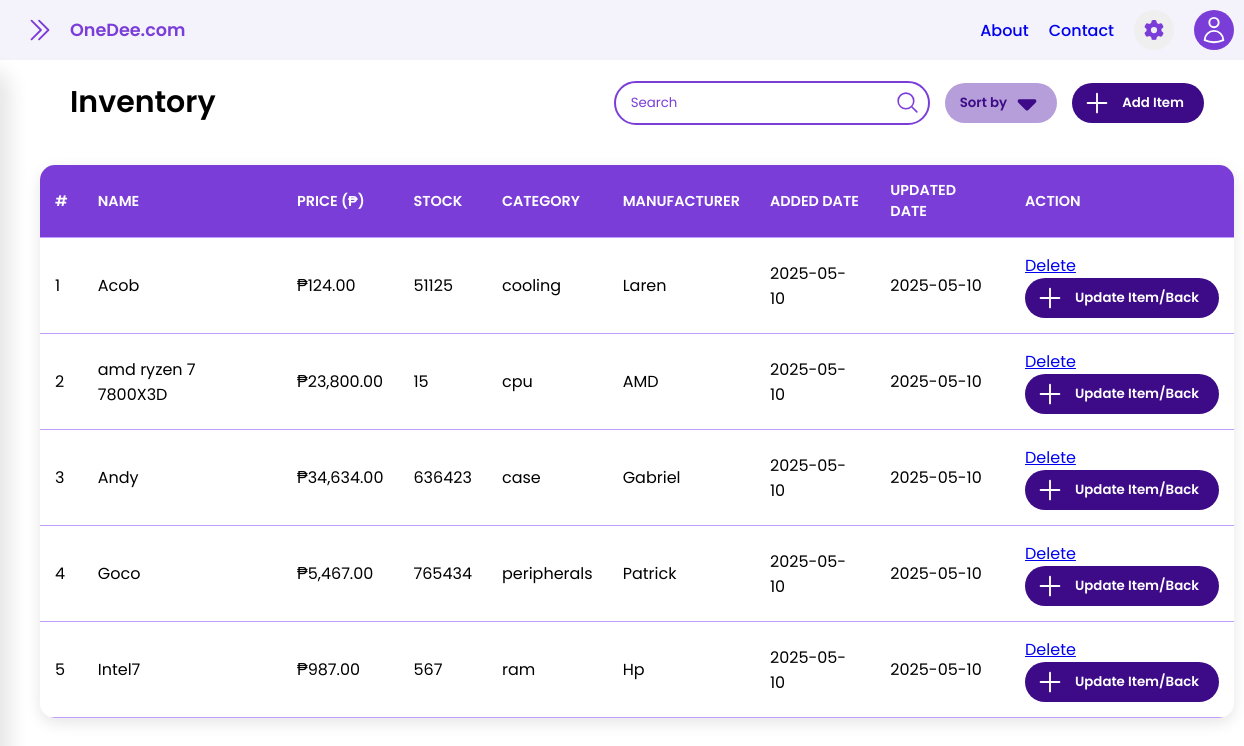
Before: / with the older database file.
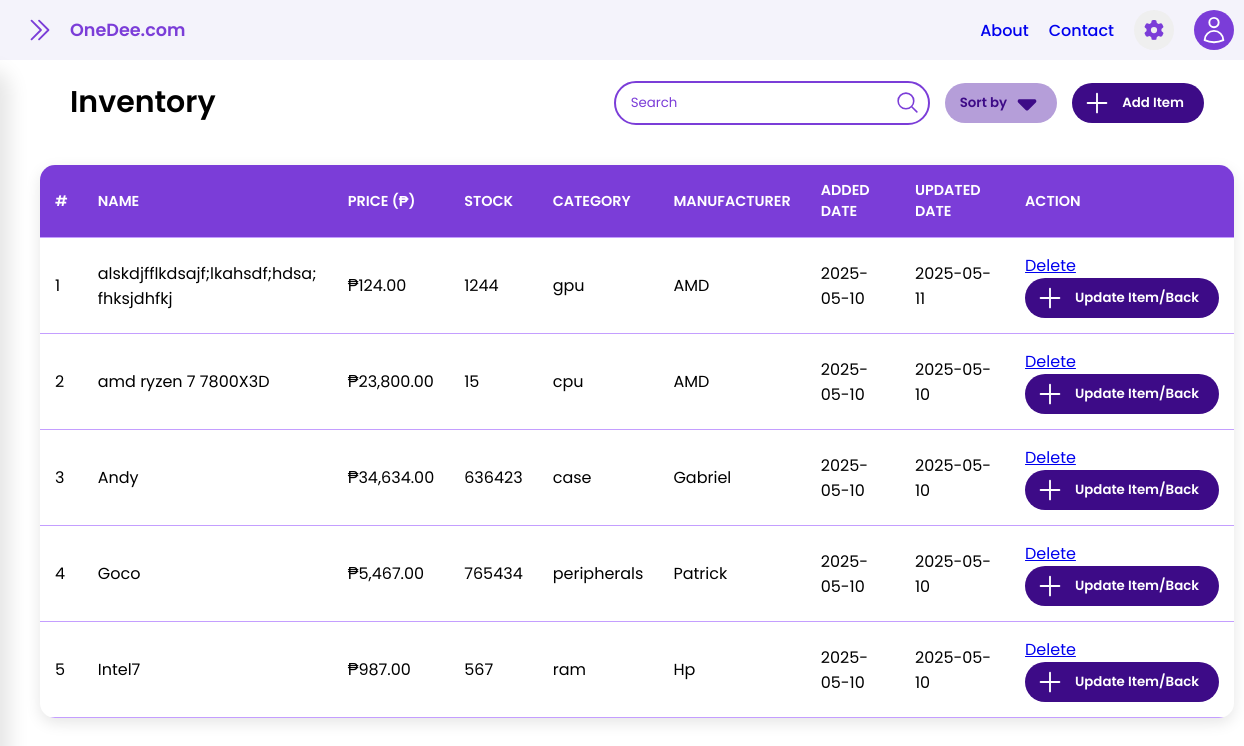
After: the same page with the newer database file.
### website/models.py (models this page shows)
class Product(db.Model):
    id = db.Column(db.Integer, primary_key=True)
    product_name = db.Column(db.String(150), nullable=False)
    price = db.Column(db.Integer, nullable=False)
    stock = db.Column(db.Integer, nullable=False)
    manufacturer = db.Column(db.String(30), nullable=False)
    category = db.Column(db.String(50), nullable=False)
    date_created = db.Column(db.DateTime, default=datetime.utcnow)
    date_updated = db.Column(db.DateTime, default=datetime.utcnow, onupdate=datetime.utcnow)

### website/views.py (the view)
@views.route('/', methods=['POST', 'GET'])
def home():
        if request.method == 'POST':
            id = request.form.get('id')
            product_name = request.form['product_name']
            price = request.form['price']
            stock = request.form['stock']
            manufacturer = request.form['manufacturer']
            category = request.form['category']
            existing_product = Product.query.filter_by(product_name=product_name).first()
            if existing_product:
                flash('Product already exists!.', category='error')
                return redirect('/')
            else:
                new_product = Product(id=id, product_name=product_name, price=price, stock=stock, manufacturer=manufacturer, category=category)
                try:
                    db.session.add(new_product)
                    db.session.commit()
                    flash('Product added successfully!', category='success')
                    return redirect('/')
                except:
                    return "There was an issue adding your product"
        else:
            products = Product.query.order_by(Product.date_created).all()
            for product in products:
                product.price = format_price(product.price)
            return render_template("Inventory.html", products=products)

### website/views.py (called while the page is built)
def format_price(price):
    return f"₱{float(price):,.2f}"

### website/templates/Inventory.html (shortened to what this page needs)
<!DOCTYPE html>
<html lang="en">
<head>
  <link rel="stylesheet" href="{{ url_for('static', filename='src/base-style.css') }}">
  <link rel="stylesheet" href="{{ url_for('static', filename='src/inventory-style.css') }}">
</head>
<body>
  <nav class="header">
    <section class="left-section">
      <div id="side-bar-button">
        <svg xmlns="http://www.w3.org/2000/svg" fill="none" viewBox="0 0 24 24" stroke-width="1.5" stroke="currentColor"
          class="size-6">
          <path stroke-linecap="round" stroke-linejoin="round" d="m5.25 4.5 7.5 7.5-7.5 7.5m6-15 7.5 7.5-7.5 7.5" />
        </svg>
      </div>
      <p>OneDee.com</p>
    </section>
    <section class="right-section">
      <ul>
        <li><a href="#">About</a></li>
        <li><a href="#">Contact</a></li>
      </ul>
      <button>
      </button>
      <div class="user-profile">
      </div>
    </section>
  </nav>
  <div class="body-container">
    <main id="main-content">
      <section class="main-top">
        <div class="main-top-left">
          <p>Inventory</p>
        </div>
        <div class="main-top-right">
          <div class="search-container">
            <svg xmlns="http://www.w3.org/2000/svg" fill="none" viewBox="0 0 24 24" stroke-width="1.5"
              stroke="currentColor" class="size-6">
              <path stroke-linecap="round" stroke-linejoin="round"
                d="m21 21-5.197-5.197m0 0A7.5 7.5 0 1 0 5.196 5.196a7.5 7.5 0 0 0 10.607 10.607Z" />
            </svg>
            <input id="search-input" type="text" placeholder="Search">
          </div>
          <button id="sort-button">
            <p>Sort by</p>
          </button>
          <button id="add-item">
            <svg xmlns="http://www.w3.org/2000/svg" fill="none" viewBox="0 0 24 24" stroke-width="1.5"
              stroke="currentColor" class="size-6">
              <path stroke-linecap="round" stroke-linejoin="round" d="M12 4.5v15m7.5-7.5h-15" />
            </svg>
            <p>Add Item</p>
          </button>
        </div>
      </section>
      <section class="main-bottom">
        <div class="table-container">
          <table>
            <tbody>
              <table>
                <tr id="thead">
                <th>#</th>
                <th>Name</th>
                <th>Price (₱)</th>
                <th>Stock</th>
                <th>Category</th>
                <th>Manufacturer</th>
                <th>Added Date</th>
                <th>Updated Date</th>
                <th>Action</th>
                </tr>
                {% for product in products|sort(attribute='price') %}
                <tr>
                  <td>{{ loop.index }}</td>
                  <td>{{ product.product_name }}</td>
                  <td>{{ product.price }}</td>
                  <td>{{ product.stock }}</td>
                  <td>{{ product.category }}</td>
                  <td>{{ product.manufacturer }}</td>
                  <td>{{ product.date_created.date() }}</td>
                  <td>{{ product.date_updated.date() }}</td>
                  <td>
                    <a href="/delete/{{ product.id }}">Delete</a>
                    <br>
                    <button id="add-item" onclick="showForm({{ product.id }})">
                      <svg xmlns="http://www.w3.org/2000/svg" fill="none" viewBox="0 0 24 24" stroke-width="1.5"
                        stroke="currentColor" class="size-6">
                        <path stroke-linecap="round" stroke-linejoin="round" d="M12 4.5v15m7.5-7.5h-15" />
                      </svg>
                      <p>Update Item/Back</p>
                    </button>
                  </td>
                </tr>
                {% endfor %}
              </table>
            </tbody>
          </table>
        </div>
      </section>
    </main>
  </div>
</body>
</html>

### website/static/src/base-style.css (style rules this page uses)
* { padding: 0; margin: 0; font-family: Poppins, sans-serif; box-sizing: border-box; }
:root { --primary-color: #7B3DD8; --background-color: #F4F3FB; --secondary-color: #c49eff; --accent-color: rgb(95, 34, 170); --primary-button-color: #3D0B87; --secondary-button-color: #b59ed9; --white-color: white; --black-color: black }
.header { background-color: var(--background-color); position: fixed; display: flex; flex-direction: row; align-items: center; justify-content: space-between; top: 0; left: 0; right: 0; height: 60px; padding: 10px; }
.left-section { margin-left: 10px; display: flex; flex-direction: row; align-items: center; column-gap: 10px; }
#side-bar-button { width: 40px; height: 40px; display: flex; align-items: center; justify-content: center; color: var(--primary-color); cursor: pointer; transition: all 0.5s; }
#side-bar-button svg { width: 30px; height: 30px; transition: all 0.5s; }
.left-section p { font-size: 1.1rem; font-weight: 600; color: var(--primary-color) }
.right-section { display: flex; flex-direction: row; align-items: center; column-gap: 20px; }
.right-section ul { display: flex; align-items: center; column-gap: 20px; list-style: none; }
.right-section ul li a { text-decoration: none; font-weight: 500; }
.right-section button { height: 40px; width: 40px; padding: 10px; border-radius: 100%; display: flex; align-items: center; border: none; cursor: pointer; }
.right-section button svg { width: 30px; height: 30px; fill: var(--primary-color); }
.user-profile { width: 40px; height: 40px; display: flex; align-items: center; justify-content: center; background-color: var(--primary-color); border-radius: 100%; color: var(--white-color); cursor: pointer; }
.user-profile svg { width: 30px; height: 30px; }
.body-container { display: flex; flex-direction: row; margin-top: 60px; }
#main-content { display: flex; flex-direction: column; align-items: start; row-gap: 10px; padding: 10px; margin-left: 30px; max-width: 2000px; transition: all 0.5s; }

### website/static/src/inventory-style.css (style rules this page uses)
.main-top { display: flex; flex-direction: row; align-items: center; justify-content: space-between; padding: 10px 30px; width: 100%; }
.main-top-left p { font-size: 30px; font-weight: 600; }
.main-top-right { display: flex; align-items: center; justify-content: center; column-gap: 15px; }
.search-container { position: relative; display: flex; align-items: center; justify-content: end; }
.search-container svg { width: 25px; height: 25px; margin-right: 10px; color: var(--primary-color); position: absolute; }
#search-input { min-width: 300px; max-width: 400px; padding: 10px 40px 10px 15px; border: none; border-radius: 30px; border: 2px solid var(--primary-color); background-color: var(--white-color); outline: none; }
#search-input::placeholder { color: var(--primary-color) }
#sort-button { display: flex; flex-direction: row; column-gap: 5px; align-items: center; justify-content: center; box-sizing: border-box; text-wrap: nowrap; padding: 5px 15px; border-radius: 30px; border: none; background-color: var(--secondary-button-color); color: var(--primary-button-color); font-weight: 600; cursor: pointer; }
#sort-button svg { fill: var(--primary-button-color); width: 30px; height: 30px; }
#add-item { display: flex; flex-direction: row; align-items: center; justify-content: center; box-sizing: border-box; text-wrap: nowrap; padding: 5px 20px; border-radius: 30px; border: none; background-color: var(--primary-button-color); color: var(--white-color); font-weight: 600; cursor: pointer; }
#add-item svg { color: var(--white-color); width: 30px; height: 30px; transform: translateX(-10px); }
.table-container { width: 100%; background-color: var(--white-color); border-radius: 15px; box-shadow: 0 5px 15px rgba(0, 0, 0, 0.1); overflow-x: auto; margin-top: 20px; }
table { width: 100%; border-collapse: collapse; min-width: 1000px; }
#thead { background-color: var(--primary-color); color: var(--white-color); }
th, td { max-width: 250px; white-space: normal; word-wrap: break-word; overflow-wrap: break-word; padding: 15px; text-align: left; border-bottom: 1px solid var(--secondary-color); }
th { font-weight: 600; font-size: 0.9rem; text-transform: uppercase; }
tbody tr { transition: all 0.3s; }

Changed rows visible on the page:
changed Product: product_name "Acob" → "alskdjfflkdsajf;lkahsdf;hdsa;fhksjdhfkj"; stock "51125" → "1244"; category "cooling" → "gpu"; manufacturer "Laren" → "AMD"; date_updated "2025-05-10" → "2025-05-11"
